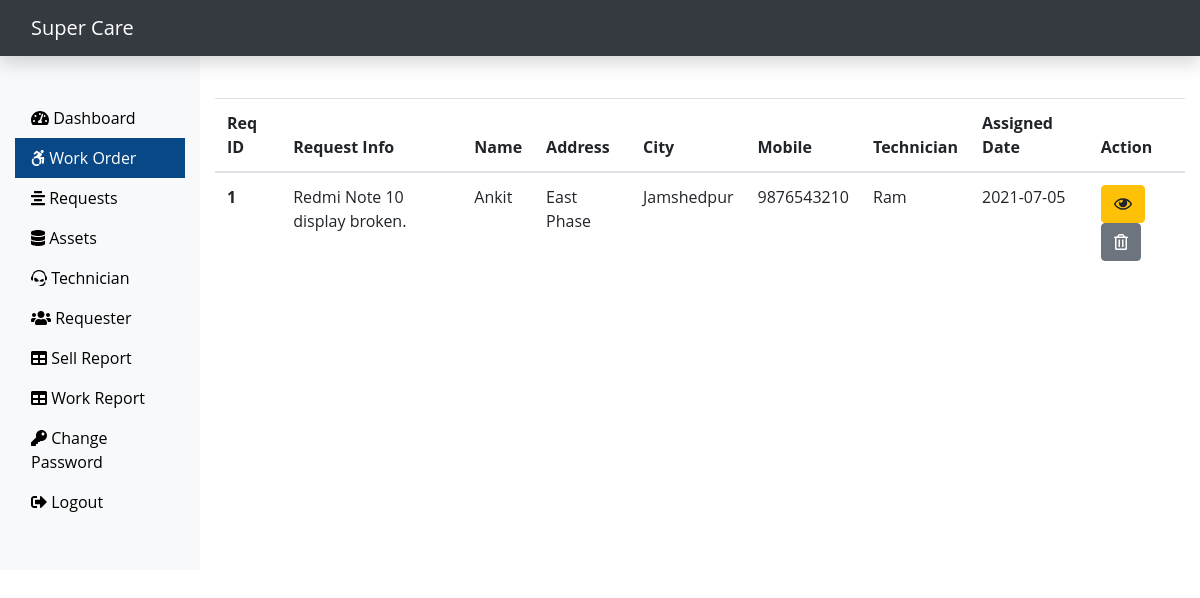
Page /Admin/work.php (signed in) on the committed database.
### tables this page shows
CREATE TABLE `assignwork_tb` (
  `rno` int(11) NOT NULL,
  `request_id` int(11) NOT NULL,
  `request_info` text NOT NULL,
  `request_desc` text NOT NULL,
  `requester_name` varchar(60) NOT NULL,
  `requester_add1` text NOT NULL,
  `requester_add2` text NOT NULL,
  `requester_city` varchar(60) NOT NULL,
  `requester_state` varchar(60) NOT NULL,
  `requester_zip` int(11) NOT NULL,
  `requester_email` varchar(60) NOT NULL,
  `requester_mobile` bigint(11) NOT NULL,
  `assign_tech` varchar(60) NOT NULL,
  `assign_date` date NOT NULL
);

### Admin/work.php (the view, shortened to what this page needs)
<?php
include('includes/header.php');
include('../dbConnection.php');
?>
<div class="col-sm-9 col-md-10 mt-5">
  <?php
  $sql = "SELECT * FROM assignwork_tb";
  $result = $conn->query($sql);
  if ($result->num_rows > 0) {
    echo '<table class="table">
  <thead>
    <tr>
      <th scope="col">Req ID</th>
      <th scope="col">Request Info</th>
      <th scope="col">Name</th>
      <th scope="col">Address</th>
      <th scope="col">City</th>
      <th scope="col">Mobile</th>
      <th scope="col">Technician</th>
      <th scope="col">Assigned Date</th>
      <th scope="col">Action</th>
    </tr>
  </thead>
  <tbody>';
    while ($row = $result->fetch_assoc()) {
      echo '<tr>
    <th scope="row">' . $row["request_id"] . '</th>
    <td>' . $row["request_info"] . '</td>
    <td>' . $row["requester_name"] . '</td>
    <td>' . $row["requester_add2"] . '</td>
    <td>' . $row["requester_city"] . '</td>
    <td>' . $row["requester_mobile"] . '</td>
    <td>' . $row["assign_tech"] . '</td>
    <td>' . $row["assign_date"] . '</td>
    <td><form action="viewassignwork.php" method="POST" class="d-inline"> <input type="hidden" name="id" value=' . $row["request_id"] . '><button type="submit" class="btn btn-warning" name="view" value="View"><i class="far fa-eye"></i></button></form>
    <form action="" method="POST" class="d-inline"><input type="hidden" name="id" value=' . $row["request_id"] . '><button type="submit" class="btn btn-secondary" name="delete" value="Delete"><i class="far fa-trash-alt"></i></button></form>
    </td>
    </tr>';
    }
    echo '</tbody> </table>';
  } else {
    echo "0 Result";
  }
  ?>
</div>
</div>
</div>
<?php
include('includes/footer.php');
?>

### css/custom.css (style rules this page uses)
body { font-family: 'Open Sans', sans-serif; }

### rows in the picture
assignwork_tb: request "1", request_info "Redmi Note 10 display broken.", requester_name "Ankit", requester_add2 "East Phase", requester_city "Jamshedpur", requester_mobile "9876543210", assign_tech "Ram", assign_date "2021-07-05"
